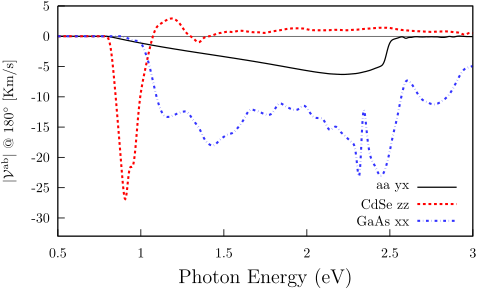

Generate this figure with gnuplot:
set terminal mp color dashed latex 11

set colors classic

set zeroaxis lw 1.5
set xlabel '{\Large Photon Energy (eV)}'
set xrange [0.5:3.0]
set xtics nomirror
set ytics nomirror


pf=29.98        # prefactor
sl=299792.458   # speed of light
f=pf*sl

################################################################################

set yrange [-33:5]
set key bottom right
set ylabel '$|\cal{V}^{\mathrm{ab}}|$ @ 180$^{\circ}$ [Km/s]'
set output "hnbGh-aa-vab-comp.mp"
p   '../hnbGh-aa-res-0-4-2001pts/v.sm_0.03_yx_14452_75-spin_scissor_0_Nc_32_ang_180'    u 1:($2*f)  w l lw 1.5 dt 1 t 'aa yx' ,\
    '../../cdse/cdse-res-0-4-2001pts/v.sm_0.03_zz_3234_15-spin_scissor_0_Nc_16_ang_00'  u 1:($2*f)  w l lw 2.5 dt 2 t 'CdSe zz' ,\
    '../../gaas/gaas-res-0-4-2001pts/v.sm_0.03_xx_5216_15-spin_scissor_0_Nc_24_ang_00'  u 1:($2*f)  w l lw 2.5 dt 3 t 'GaAs xx' 
